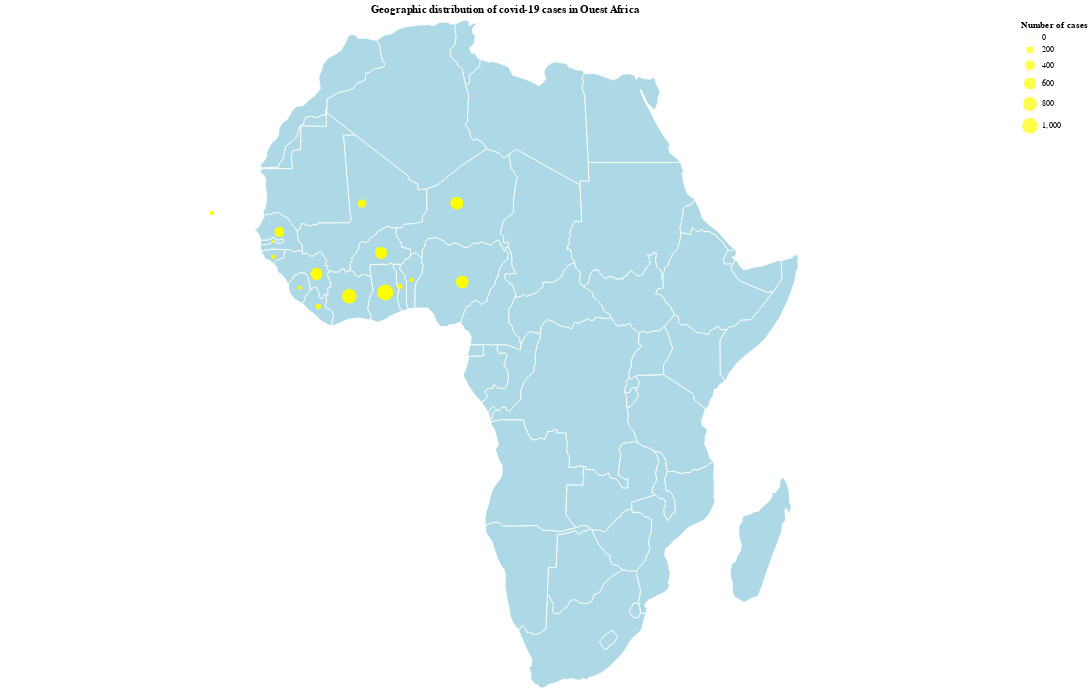

Notebook source saved alongside this figure:
### Markdown cell above
### Geographical Distribution of cases

### Code cell
#Map
#airports = covid_oa.iloc['Lat','Long']
source = covid_oa
import geopandas
#import geoplot

world = geopandas.read_file(
    geopandas.datasets.get_path('naturalearth_lowres')
)

africa = world.query('continent == "Africa"')
'''ax = geoplot.cartogram(
    africa, scale='pop_est', limits=(0.2, 1),
    edgecolor='None', figsize=(7, 8)
)'''
#geoplot.polyplot(africa, edgecolor='gray', ax=ax)

# Africa states background
background = alt.Chart(africa).mark_geoshape(
    fill='lightblue',
    stroke='white'
).properties(
    width=1200,
    height=800
).project('naturalEarth1')

# airport positions on background
points_cases = alt.Chart(source).mark_circle().encode(
    longitude='Long',
    latitude='Lat',
    size = alt.Size('Confirmed_cases', title='Number of cases'),
    color=alt.value('yellow'),
    tooltip=['Country','Confirmed_cases','Dead','Recovered']
).properties(
    title='Geographic distribution of covid-19 cases in Ouest Africa'
)

"""points_reco = alt.Chart(source).mark_point().encode(
    longitude='Long',
    latitude='Lat',
    size= 10,
    color=alt.value('green'),
)

points_dead = alt.Chart(source).mark_square().encode(
    longitude='Long',
    latitude='Lat',
    size=alt.Size('Dead'),
    color=alt.value('red'),
)
"""


background + points_cases
